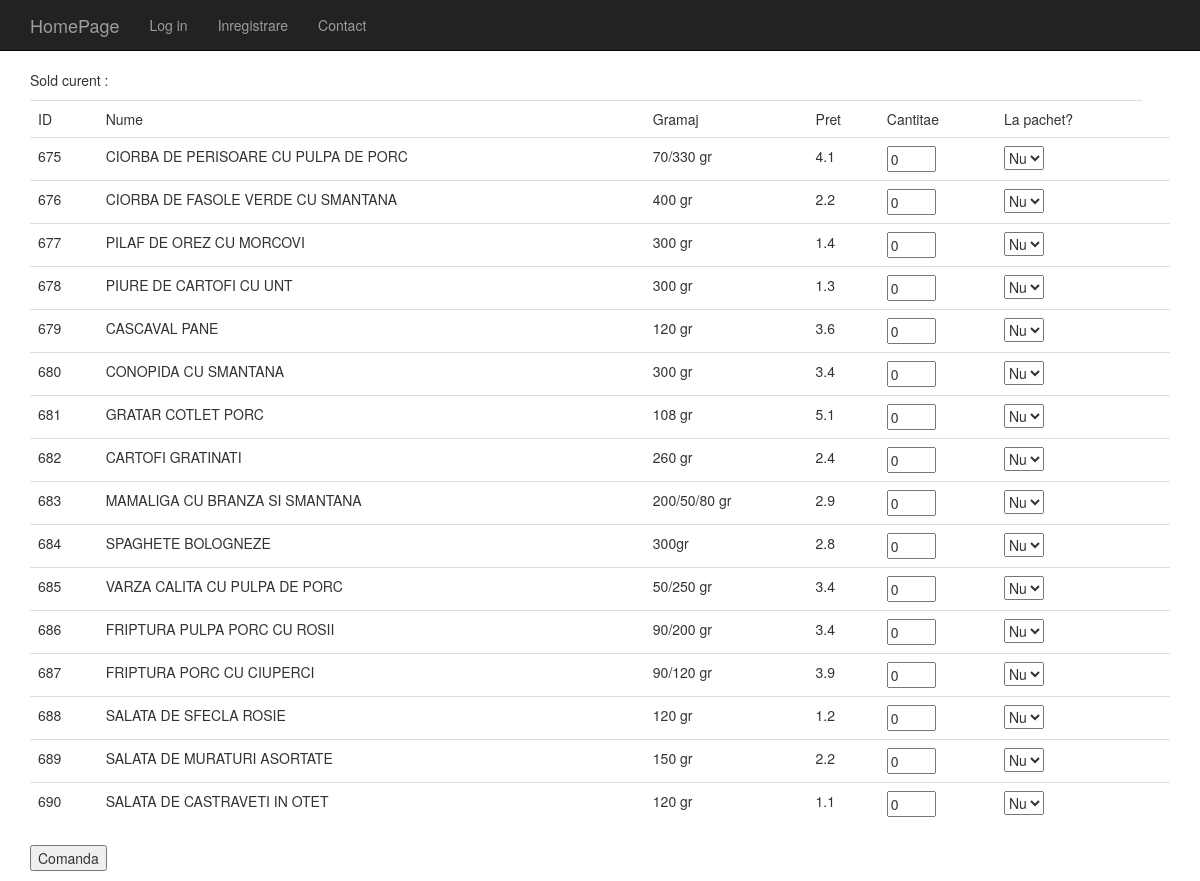
Screenshot of /website/comanda.php with the database file from the repository.
### tables this page shows
CREATE TABLE `meniu` (
  `id` int(10) NOT NULL,
  `mancare` varchar(1000) NOT NULL,
  `pret` float NOT NULL,
  `gramaj` varchar(30) NOT NULL
);

### website/procesare_comanda.php (called while the page is built, shortened)
<?php
function get_prices_array()
{  require('db_connect.php');
    $get_prices=("SELECT `pret` FROM `meniu` WHERE `pret` IS NOT NULL");
    $get_meniu="SELECT * FROM meniu";
    $ask_meniu=mysqli_query($connection,$get_meniu);
    $ask_prices=mysqli_query($connection,$get_prices);
    $price_list=[];
    while($row = $ask_prices->fetch_assoc())
    {
        array_push($price_list, $row['pret']);
    }
    return $price_list;
}
?>

### website/comanda.php (the view, shortened to what this page needs)
<?php
    require('db_connect.php');
    require ('procesare_comanda.php');
    $get_meniu="SELECT * FROM meniu";
    $ask_meniu=mysqli_query($connection,$get_meniu);
    $price_list= get_prices_array();
    $sold= get_user_sold();
?>
<!DOCTYPE html>
<html lang="en">
<head>
    <link href="css/bootstrap.min.css" rel="stylesheet">
</head>
<body>
    <nav class="navbar navbar-inverse navbar-fixed-top" role="navigation">
        <div class="container">
            <div class="navbar-header">
                <a class="navbar-brand" href="index.php">HomePage</a>
            </div>
            <div class="collapse navbar-collapse" id="bs-example-navbar-collapse-1">
                <ul class="nav navbar-nav">
                    <?php if(!isset($_SESSION['username'])){  ?> <li><a href="login.php">Log in</a><?php } ?>
                    <?php if(!isset($_SESSION['username'])){  ?> <li><a href="register.php">Inregistrare</a><?php } ?>
                    <li><a href="#">Contact</a></li>
                </ul>
            </div>
        </div>
    </nav>
    <div class="container">
        <p> Sold curent : <?php echo $sold; ?> </p>
        <?php
        if ($ask_meniu -> num_rows > 0)
        { ?>
        <form method="POST" accept-charset="procesare_comanda.php">
        <table class="table">
            <tr>
                <td>ID</td>
                <td>Nume</td>
                <td>Gramaj</td>
                <td>Pret</td>
                <td>Cantitae</td>
                <td>La pachet?</td>
            </tr>
        <?php
            $id=0;
            while($row = $ask_meniu -> fetch_assoc())
            {   $id+=1;
                echo '<tr id="line'.$id.'"'.'>';
                echo "<td>" . $row['id']        . "</td>";
                echo "<td>" . $row['mancare']   . "</td>";
                echo "<td>" . $row['gramaj']    . "</td>";
                echo "<td>" . $row['pret']      . "</td>";
                echo '<td><input type="number"    name="cantitate[]"  min="0" max="5" value="0"></td>';
                echo '<td>         '
                . '<select name="la_pachet[]">  '
                . ' <option value="nu">Nu</option> '
                . ' <option value="da">Da</option>'
                . '<select></td>';
                echo '<td><input type="hidden"    name="mancare[]" value="' . $row['mancare'] . '"> </td>';
                echo "</tr>";
             }
          ?>
        </table>
            <input type="submit" value="Comanda">
        </form>
        <?php
        }
        else
        {
            echo "0 results";
        }
        ?>
    </div>
</body>
</html>

### website/comanda.php (style rules this page uses)
body { padding-top: 70px; }
ul { list-style: none; }

### rows the page displays
meniu: id "675", mancare "CIORBA DE PERISOARE CU PULPA DE PORC", gramaj "70/330 gr", pret "4.1"
meniu: id "676", mancare "CIORBA DE FASOLE VERDE CU SMANTANA", gramaj "400 gr", pret "2.2"
meniu: id "677", mancare "PILAF DE OREZ CU MORCOVI", gramaj "300 gr", pret "1.4"
meniu: id "678", mancare "PIURE DE CARTOFI CU UNT", gramaj "300 gr", pret "1.3"
meniu: id "679", mancare "CASCAVAL PANE", gramaj "120 gr", pret "3.6"
meniu: id "680", mancare "CONOPIDA CU SMANTANA", gramaj "300 gr", pret "3.4"
meniu: id "681", mancare "GRATAR COTLET PORC", gramaj "108 gr", pret "5.1"
meniu: id "682", mancare "CARTOFI GRATINATI", gramaj "260 gr", pret "2.4"
meniu: id "683", mancare "MAMALIGA CU BRANZA SI SMANTANA", gramaj "200/50/80 gr", pret "2.9"
meniu: id "684", mancare "SPAGHETE BOLOGNEZE", gramaj "300gr", pret "2.8"
meniu: id "685", mancare "VARZA CALITA CU PULPA DE PORC", gramaj "50/250 gr", pret "3.4"
meniu: id "686", mancare "FRIPTURA PULPA PORC CU ROSII", gramaj "90/200 gr", pret "3.4"
meniu: id "687", mancare "FRIPTURA PORC CU CIUPERCI", gramaj "90/120 gr", pret "3.9"
meniu: id "688", mancare "SALATA DE SFECLA ROSIE", gramaj "120 gr", pret "1.2"
meniu: id "689", mancare "SALATA DE MURATURI ASORTATE", gramaj "150 gr", pret "2.2"
meniu: id "690", mancare "SALATA DE CASTRAVETI IN OTET", gramaj "120 gr", pret "1.1"
